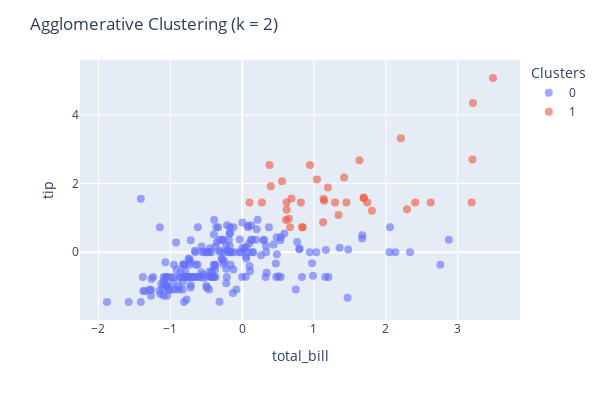

Source (notebook cell):
### Markdown cell above
### Agglomerative Clustering

### Code cell
# Agglomerative Clustering (k = 2)
agg2 = AgglomerativeClustering(n_clusters=2).fit(features_scaled) 

cv_1.plot_clusters(agg2.labels_, title='Agglomerative Clustering (k = 2)')

### Figure 1 — Plotly figure (JSON) as saved in the notebook; plotly's stock layout.template omitted (floating-point values rounded to 4 significant figures; data arrays with more than 128 entries replaced by an {"elided": "..."} marker saying what was removed)
{"data": [{"hovertemplate": "color=0<br>x=%{x}<br>y=%{y}<extra></extra>", "legendgroup": "0", "marker": {"color": "#636efa", "opacity": 0.6, "size": 8, "symbol": "circle"}, "mode": "markers", "name": "0", "orientation": "v", "showlegend": true, "type": "scatter", "x": {"elided": "207 float values"}, "xaxis": "x", "y": {"elided": "207 float values"}, "yaxis": "y"}, {"hovertemplate": "color=1<br>x=%{x}<br>y=%{y}<extra></extra>", "legendgroup": "1", "marker": {"color": "#EF553B", "opacity": 0.6, "size": 8, "symbol": "circle"}, "mode": "markers", "name": "1", "orientation": "v", "showlegend": true, "type": "scatter", "x": [0.6195, 1.742, 2.21, 1.293, 1.195, 0.2751, 1.42, 1.691, 0.6499, 3.206, 0.6184, 0.8345, 1.451, 1.693, 0.5543, 2.294, 0.8435, 0.6105, 0.6668, 1.142, 1.127, 1.634, 2.409, 0.8176, 1.133, 3.195, 1.342, 3.492, 0.3989, 0.3809, 0.1018, 2.625, 0.6871, 3.213, 0.9437, 1.806, 1.041], "xaxis": "x", "y": [1.24, 1.45, 3.318, 1.45, 1.884, 1.45, 2.174, 1.595, 0.9717, 2.703, 1.45, 0.7255, 1.45, 1.573, 2.065, 1.254, 0.7255, 0.9355, 0.7255, 1.5, 0.8703, 2.681, 1.45, 1.45, 1.551, 1.45, 1.088, 5.071, 1.92, 2.536, 1.45, 1.45, 1.566, 4.347, 2.536, 1.211, 2.116], "yaxis": "y"}], "layout": {"coloraxis": {"showscale": false}, "height": 400, "legend": {"title": {"text": "Clusters"}, "tracegroupgap": 0}, "margin": {"t": 60}, "showlegend": true, "title": {"text": "Agglomerative Clustering (k = 2)"}, "width": 600, "xaxis": {"anchor": "y", "domain": [0, 1], "title": {"text": "total_bill"}}, "yaxis": {"anchor": "x", "domain": [0, 1], "title": {"text": "tip"}}}}
